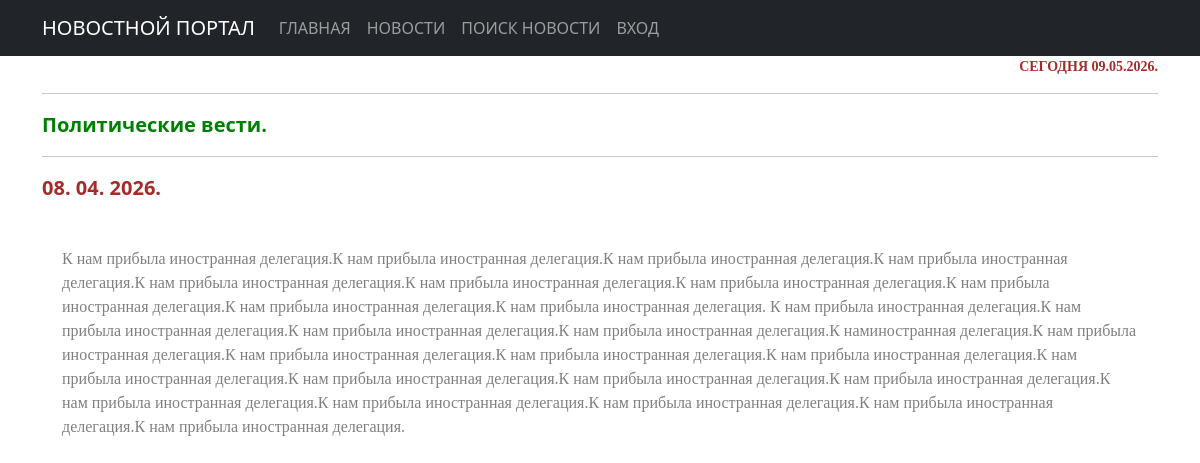
/news/3/, run on the app's committed database.
### news/models.py (models this page shows, shortened)
class Post(models.Model):
    ARTICLE = 'AR'
    NEWS = 'NW'
    TYPE_CHOICES = [(ARTICLE, 'Статья'), (NEWS, 'Новость')]
    author = models.ForeignKey(Author, on_delete=models.CASCADE)
    post_type = models.CharField(max_length=2, choices=TYPE_CHOICES, default=ARTICLE)
    created_at = models.DateTimeField(auto_now_add=True)
    categories = models.ManyToManyField(Category, through='PostCategory')
    title = models.CharField(max_length=250)
    text = models.TextField()
    rating = models.IntegerField(default=0)
    class Meta:
        ordering = ['-created_at']

### news/views.py (the view)
# urls.py: path('<int:pk>/', PostDetailView.as_view(), name='post_detail'),
class PostDetailView(DetailView):
    model = Post
    template_name = 'flatpages/post_detail.html'
    context_object_name = 'post'

### news/templatetags/custom_filters.py (called while the page is built)
@register.filter()
def censor(text):
    if not isinstance(text, str):
        raise TypeError("Требуется строка, получено: " + str(type(text).__name__))
    words = text.split()
    result = []
    for word in words:
        clean_word = ""
        punctuation = ""
        for char in word:
            if char.isalpha():
                clean_word += char
            else:
                punctuation += char
        if not clean_word:
            result.append(word)
            continue
        if clean_word.lower() in forbidden_words and clean_word[1:].islower():
            censored = clean_word[0] + '*' * (len(clean_word) - 1)
            result.append(censored + punctuation)
        else:
            result.append(word)
    return " ".join(result)

### news/templatetags/custom_tags.py (called while the page is built)
@register.simple_tag()
def current_time(format_string='%d.%m.%Y.'):
    return datetime.utcnow().strftime(format_string)

### templates/flatpages/post_detail.html
{% extends 'flatpages/default.html' %}
{% load custom_filters %}
{% load custom_tags %}
{% block content %}
<div style="text-align: right; color: brown; font-size: 14px; font-weight: bold; font-family: tahoma;">
    СЕГОДНЯ {% current_time %}
</div>
<hr>
    <div style="text-align: left; color: green; font-size: 20px; font-weight: bold;">
        {{ post.title|censor }}
    </div>
<hr>
    <div style="text-align: left;
    font-size: 20px; color: brown; font-weight: bold;">{{ post.created_at|date:"d. m. Y." }}</div>
<br>
    <div style="text-align: left;
               color: grey; font-family: tahoma; padding: 20px;">
        {{ post.text|censor }}
    </div>
{% endblock %}

### data on the page
Post: title|censor "Политические вести.", created_at "08. 04. 2026.", text|censor "К нам прибыла иностранная делегация.К нам прибыла иностранная делегация.К нам прибыла иностранная делегация.К нам прибыла иностранная делегация.К нам прибыла иностранная делегация.К нам прибыла иностранная делегация.К нам прибыла иностранная делегация.К нам прибыла иностранная делегация.К нам прибыла иностранная делегация.К нам прибыла иностранная делегация. К нам прибыла иностранная делегация.К нам прибыла иностранная делегация.К нам прибыла иностранная делегация.К нам прибыла иностранная делегация.К наминостранная делегация.К нам прибыла иностранная делегация.К нам прибыла иностранная делегация.К нам прибыла иностранная делегация.К нам прибыла иностранная делегация.К нам прибыла…"
